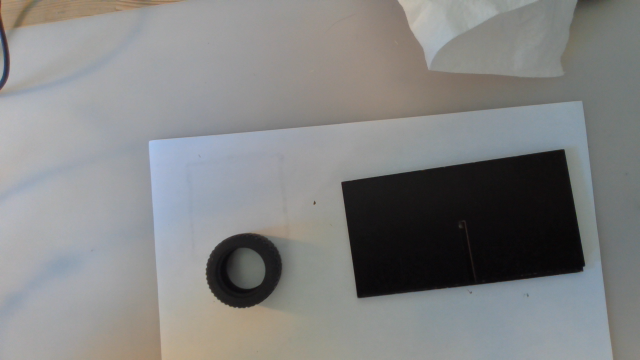
#> input picture src/In_hand_manipulation/img.png, 640 x 360 px, given in place of the camera
$ python Camera2d.py
#> lines starting #> are read from the running program, lines starting #| are printed output that depends on the picture; after the words box and inside, x2 and y2 are one past the last pixel; in counts of white or black regions, pixels touching at a corner belong together
"""
Created by: Matthew Du
Date: 16-06-2022 11:28 AM

This is a camera module for the in hand manipulation
"""

# import the necessary packages
import cv2 as cv
import numpy as np
import os
import re


def main():
	cap = cv.VideoCapture(0)
	if not cap.isOpened():
		print("Cannot open camera")
		exit(1)

	while True:
		# Capture frame-by-frame
		ret, img = cap.read()
#> img is the input picture: shape (360, 640, 3); mean B, G, R 131.1, 131.4, 130.6

		# if frame is read correctly ret is True
		if not ret:
			print("Can't receive frame (stream end?). Exiting ...")
			break

		# draw_img = cv.flip(img, 0)
		draw_img = np.copy(img)

		img_gray = cv.cvtColor(draw_img, cv.COLOR_BGR2GRAY)
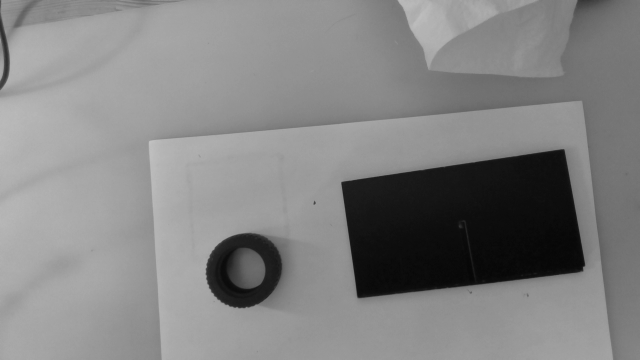
#> img_gray: shape (360, 640); min 6, max 193, mean 131.1
		img_gray = cv.GaussianBlur(img_gray, (5, 5), 5)
		_, img_gray = cv.threshold(img_gray, 127, 255, cv.THRESH_BINARY)
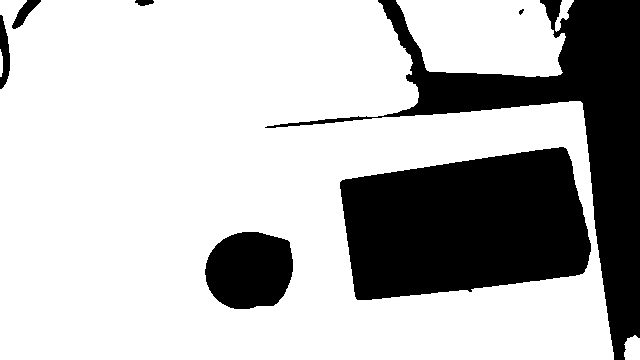
#> img_gray: shape (360, 640); 73.1% white; 7 black regions (1 under 20 px), largest, box (x1, y1, x2, y2) and area: (340, 147, 591, 300) 29835, (265, 0, 640, 360) 25656, (205, 232, 293, 309) 5523, (0, 15, 10, 89) 473, (12, 0, 41, 29) 322, (135, 0, 154, 6) 86
		img_gray = cv.Canny(img_gray, 100, 200)
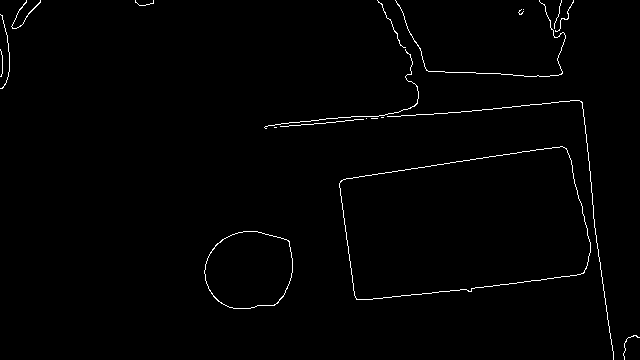
#> img_gray: shape (360, 640); 1.1% white in thin lines or dots

		contours, _ = cv.findContours(img_gray, cv.RETR_LIST, cv.CHAIN_APPROX_SIMPLE)
#> contours = 22 contours, 17 with area under 20; largest, box (x1, y1, x2, y2) and area: (339, 146, 591, 300) 29836, (339, 146, 591, 300) 29829, (204, 231, 293, 309) 5526, (204, 231, 293, 309) 5500, (11, 0, 41, 29) 20
		print(contours)
#> (printed output is left out)
		cv.drawContours(draw_img, contours, -1, (0, 255, 0), 3)
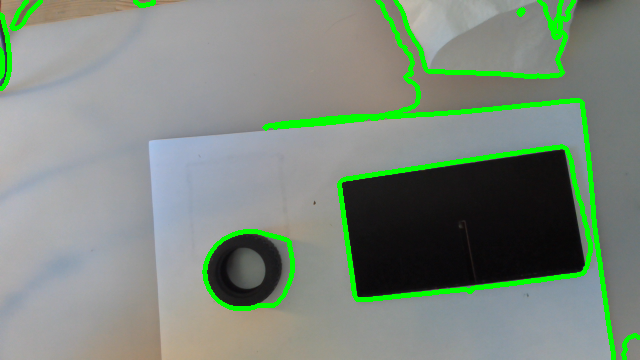
#> draw_img: shape (360, 640, 3); 5.1% of pixels changed, all inside (x1, y1, x2, y2) = (0, 0, 640, 360)

		mask = np.zeros(img_gray.shape, dtype=np.uint8)
		c = np.array([[it[0][0]] for it in contours], dtype=np.int32)
#> c = contour of 22 points, box (x1, y1, x2, y2) (0, 0, 634, 336), area 19514
		cv.drawContours(mask, [c], 0, 1, -1)
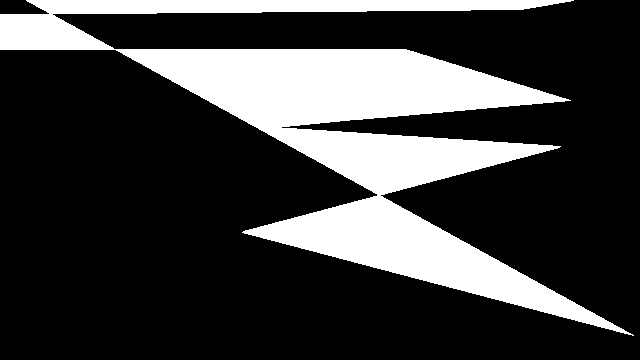
#> mask: shape (360, 640); values 0 (black) and 1 (white), 24.3% white; 1 white region, box (x1, y1, x2, y2) and area: (0, 0, 634, 336) 55889
		# pts = cv2.findNonZero(mask)
		pixel_points = cv.bitwise_and(img, img, mask=mask)
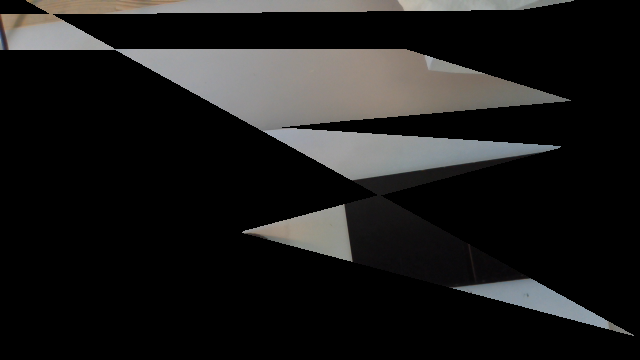
#> pixel_points: shape (360, 640, 3); mean B, G, R 28.1, 28.8, 29.4

		# Display the resulting frame
		cv.imshow('frame', draw_img)
		cv.imshow('frame_clone', pixel_points)
		cv.imshow('frame_gray', img_gray)

		key = cv.waitKey(1)
#> (key q is pressed here)
		if key == ord('q') or key == 27:
			break

		if key == ord('s'):
			directory = "."
			file_endings = [int(re.findall('\\d+', filename)[0]) for filename in os.listdir(directory) if filename[-len('.png'):] == '.png']
			if not file_endings:
				largest_ending = -1
			else:
				largest_ending = max(file_endings)

			cv.imwrite(f"{directory}/img{largest_ending + 1}.png", img)
			break

	# When everything done, release the capture
	cap.release()
	cv.destroyAllWindows()


if __name__ == "__main__":
	main()
